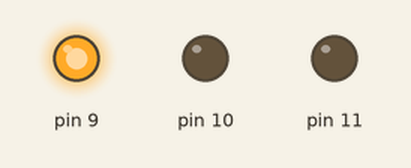
The sketch below on a simulated Arduino Uno, built with avr-gcc and run on an emulated ATmega328P. On the bench: output pins drawn as LEDs (lit = HIGH).

Above: at 0.05 s.
At 1.5 s:
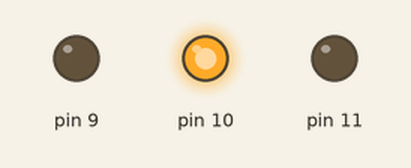
At 3.0 s:
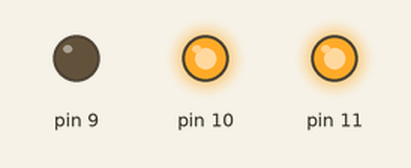
At 3.75 s:
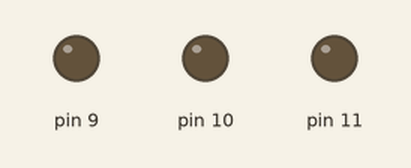
At 4.5 s:
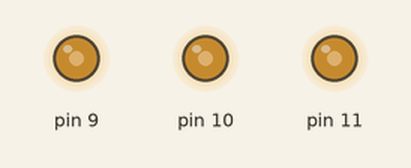
At 6.0 s:
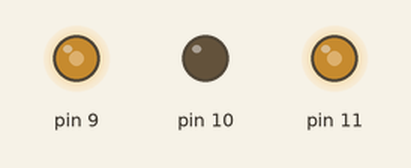
Timing chart, 0 to 7.8 s (numbered marks = the images above):
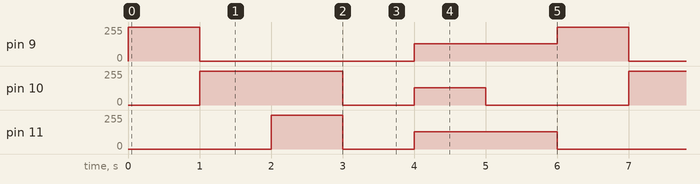

The sketch:

Aula3_exercicio1.ino
```cpp
void setup() {
  // put your setup code here, to run once:
  pinMode(9,OUTPUT);
  pinMode(10,OUTPUT);
  pinMode(11,OUTPUT);

}

void loop() {
  // put your main code here, to run repeatedly:
  geradorCores(255,0,0);
  delay(1000);
  geradorCores(0,255,0);
  delay(1000);
  geradorCores(0,255,255);
  delay(1000);
   geradorCores(0,0,0);
  delay(1000);
   geradorCores(128,128,128);
  delay(1000);
   geradorCores(128,0,128);
  delay(1000);


}

void geradorCores(int red, int green, int blue){
  analogWrite(9,red);
  analogWrite(10,green);
  analogWrite(11,blue);
  }
```

Measured:
- by itself, pin 9: repeats every 6.0 s: 0/255 3.0 s, 128/255 2.0 s, 255/255 1.0 s
- by itself, pin 10: repeats every 6.0 s: 0/255 1.0 s, 128/255 1.0 s, 0/255 2.0 s, 255/255 2.0 s
- by itself, pin 11: repeats every 6.0 s: 0/255 1.0 s, 128/255 2.0 s, 0/255 2.0 s, 255/255 1.0 s
